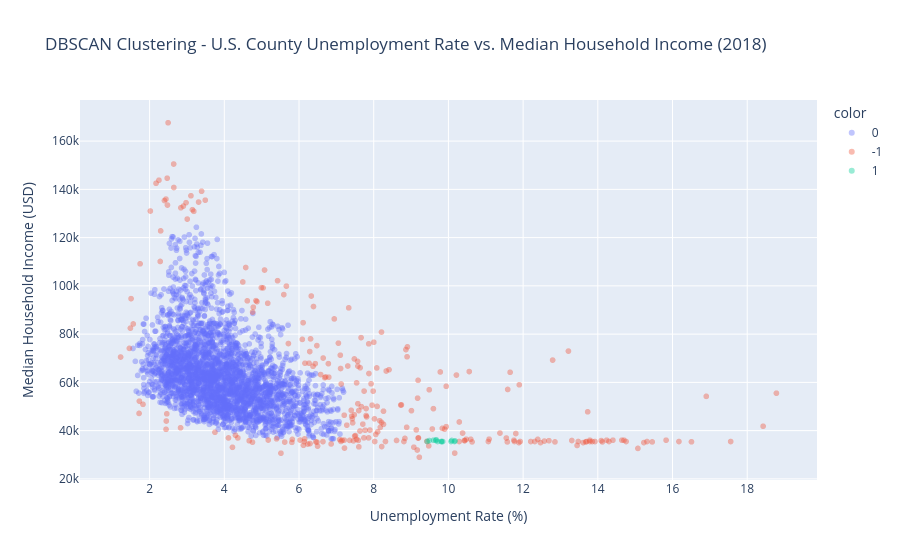

Here is the notebook cell this chart was saved with:
### Code cell
fig = px.scatter(x=unemployment_rate, y=median_household_income, color=county_2018['cluster'].astype(str), opacity=0.4,
                 title="DBSCAN Clustering - U.S. County Unemployment Rate vs. Median Household Income (2018)",
                 labels= {'x': 'Unemployment Rate (%)', 'y': 'Median Household Income (USD)'})
# fig.update_traces(marker=dict(size=3))
fig.show()

### Figure 1 — Plotly figure (JSON) as saved in the notebook; plotly's stock layout.template omitted (floating-point values rounded to 4 significant figures; data arrays with more than 128 entries replaced by an {"elided": "..."} marker saying what was removed)
{"data": [{"hovertemplate": "color=0<br>Unemployment Rate (%)=%{x}<br>Median Household Income (USD)=%{y}<extra></extra>", "legendgroup": "0", "marker": {"color": "#636efa", "opacity": 0.4, "symbol": "circle"}, "mode": "markers", "name": "0", "showlegend": true, "type": "scattergl", "x": {"elided": "2957 float values"}, "xaxis": "x", "y": {"elided": "2957 float values"}, "yaxis": "y"}, {"hovertemplate": "color=-1<br>Unemployment Rate (%)=%{x}<br>Median Household Income (USD)=%{y}<extra></extra>", "legendgroup": "-1", "marker": {"color": "#EF553B", "opacity": 0.4, "symbol": "circle"}, "mode": "markers", "name": "-1", "showlegend": true, "type": "scattergl", "x": {"elided": "249 float values"}, "xaxis": "x", "y": {"elided": "249 float values"}, "yaxis": "y"}, {"hovertemplate": "color=1<br>Unemployment Rate (%)=%{x}<br>Median Household Income (USD)=%{y}<extra></extra>", "legendgroup": "1", "marker": {"color": "#00cc96", "opacity": 0.4, "symbol": "circle"}, "mode": "markers", "name": "1", "showlegend": true, "type": "scattergl", "x": [10.18, 9.675, 10.07, 9.601, 10.16, 9.848, 9.433, 9.819, 9.488, 9.662, 9.711, 9.81, 10.09], "xaxis": "x", "y": [35760.0, 36240.0, 35500.0, 36040.0, 35500.0, 35490.0, 35500.0, 35490.0, 35890.0, 35930.0, 35500.0, 35500.0, 35930.0], "yaxis": "y"}], "layout": {"legend": {"title": {"text": "color"}, "tracegroupgap": 0}, "title": {"text": "DBSCAN Clustering - U.S. County Unemployment Rate vs. Median Household Income (2018)"}, "xaxis": {"anchor": "y", "domain": [0, 1], "title": {"text": "Unemployment Rate (%)"}}, "yaxis": {"anchor": "x", "domain": [0, 1], "title": {"text": "Median Household Income (USD)"}}}}
